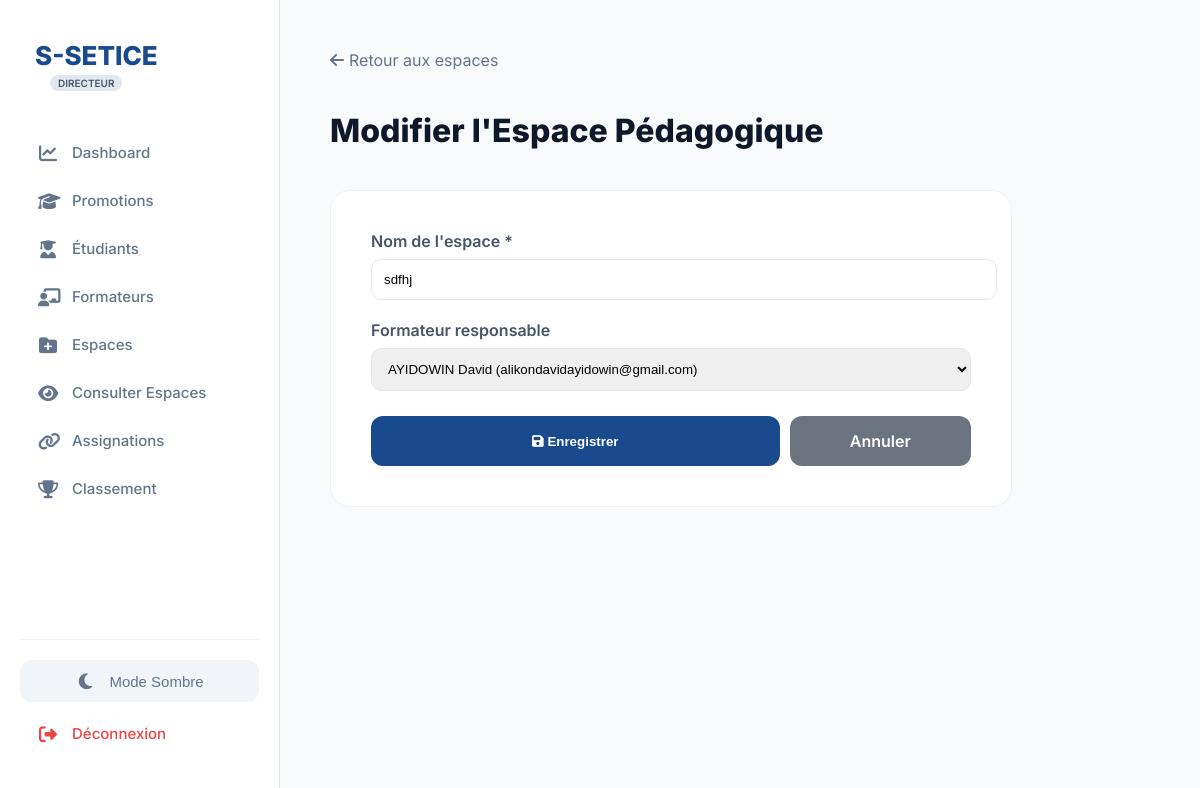
The app's page /views/edit_espace.php?id=3 (signed in) with its own data.
### tables this page shows
CREATE TABLE IF NOT EXISTS `espaces_pedagogiques` (
  `id` int NOT NULL AUTO_INCREMENT,
  `nom_espace` varchar(100) DEFAULT NULL,
  `matiere` varchar(100) DEFAULT NULL,
  `id_formateur` int DEFAULT NULL,
  PRIMARY KEY (`id`),
  KEY `id_formateur` (`id_formateur`)
);

CREATE TABLE IF NOT EXISTS `formateurs` (
  `id` int NOT NULL AUTO_INCREMENT,
  `nom` varchar(100) DEFAULT NULL,
  `email` varchar(150) DEFAULT NULL,
  `id_utilisateur` int DEFAULT NULL,
  PRIMARY KEY (`id`),
  UNIQUE KEY `email` (`email`)
);

### views/edit_espace.php (the view, shortened to what this page needs)
<?php
require_once('../config/db.php');
$id = intval($_GET['id'] ?? 0);
$stmt = $pdo->prepare("SELECT * FROM espaces_pedagogiques WHERE id = ?");
$stmt->execute([$id]);
$espace = $stmt->fetch();
$formateurs = $pdo->query("SELECT * FROM formateurs ORDER BY nom")->fetchAll();
?>
<!DOCTYPE html>
<html lang="fr">
<head>
    <link rel="stylesheet" href="https://cdnjs.cloudflare.com/ajax/libs/font-awesome/6.4.0/css/all.min.css">
</head>
<body style="margin:0; font-family:'Inter', sans-serif; background:#f8fafc;">
    <?php include('../includes/sidebar.php'); ?>
    <main style="margin-left: 280px; padding: 50px;">
        <a href="consulter_espaces.php" style="color: #64748b; text-decoration: none; display: inline-flex; align-items: center; gap: 5px; margin-bottom: 20px;">
            <i class="fas fa-arrow-left"></i> Retour aux espaces
        </a>
        <h1 style="font-weight: 800; color: #0f172a; margin-bottom: 40px;">Modifier l'Espace Pédagogique</h1>
        <div style="background: white; padding: 40px; border-radius: 20px; max-width: 600px; border: 1px solid #edf2f7;">
            <form action="../actions/update_action.php" method="POST">
                <div style="margin-bottom: 20px;">
                    <label style="display:block; margin-bottom:8px; font-weight:600; color:#475569;">Nom de l'espace *</label>
                    <input type="text" name="nom_espace" value="<?= htmlspecialchars($espace['nom_espace']) ?>" required
                        style="width:100%; padding:12px; border:1px solid #e2e8f0; border-radius:10px;">
                </div>
                <div style="margin-bottom: 25px;">
                    <label style="display:block; margin-bottom:8px; font-weight:600; color:#475569;">Formateur responsable</label>
                    <select name="id_formateur" style="width:100%; padding:12px; border:1px solid #e2e8f0; border-radius:10px;">
                        <?php foreach($formateurs as $f): ?>
                            <option value="<?= $f['id'] ?>" <?= $espace['id_formateur'] == $f['id'] ? 'selected' : '' ?>>
                                <?= htmlspecialchars($f['nom']) ?> (<?= htmlspecialchars($f['email']) ?>)
                            </option>
                        <?php endforeach; ?>
                    </select>
                </div>
                <div style="display: flex; gap: 10px;">
                    <button type="submit" style="flex: 1; background:#1a4a8e; color:white; border:none; padding:15px; border-radius:12px; cursor:pointer; font-weight:600;">
                        <i class="fas fa-save"></i> Enregistrer
                    </button>
                    <a href="consulter_espaces.php" style="flex: 0.4; background:#6b7280; color:white; padding:15px; border-radius:12px; text-align:center; text-decoration:none; font-weight:600;">
                        Annuler
                    </a>
                </div>
            </form>
        </div>
    </main>
</body>
</html>

### includes/sidebar.php (style rules this page uses)
html, body { height: 100%; margin: 0; padding: 0; }

### records on screen
espaces_pedagogiques: nom_espace "sdfhj", id_formateur "AYIDOWIN David (alikondavidayidowin@gmail.com)"

### other values on screen
$role "DIRECTEUR"
